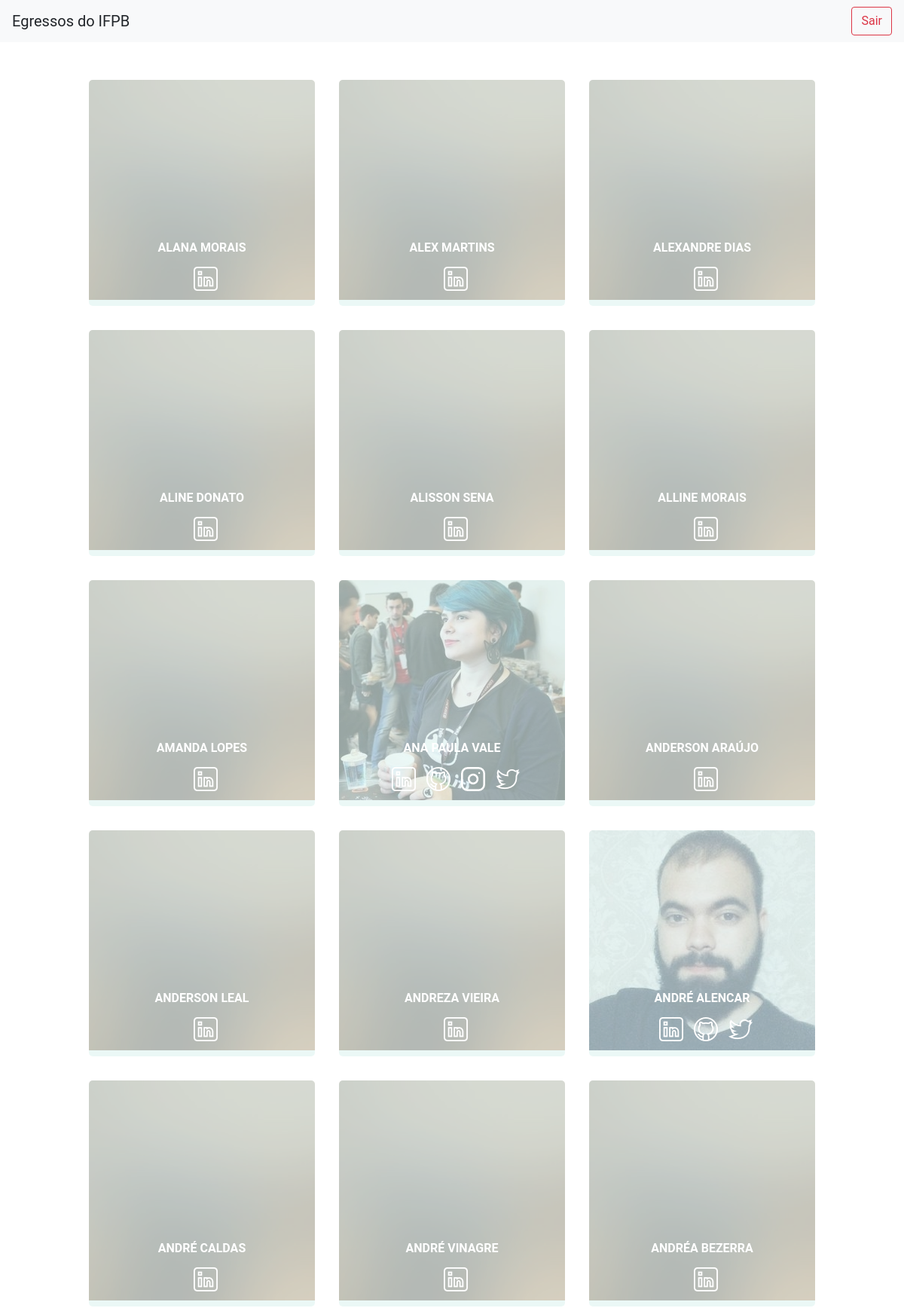
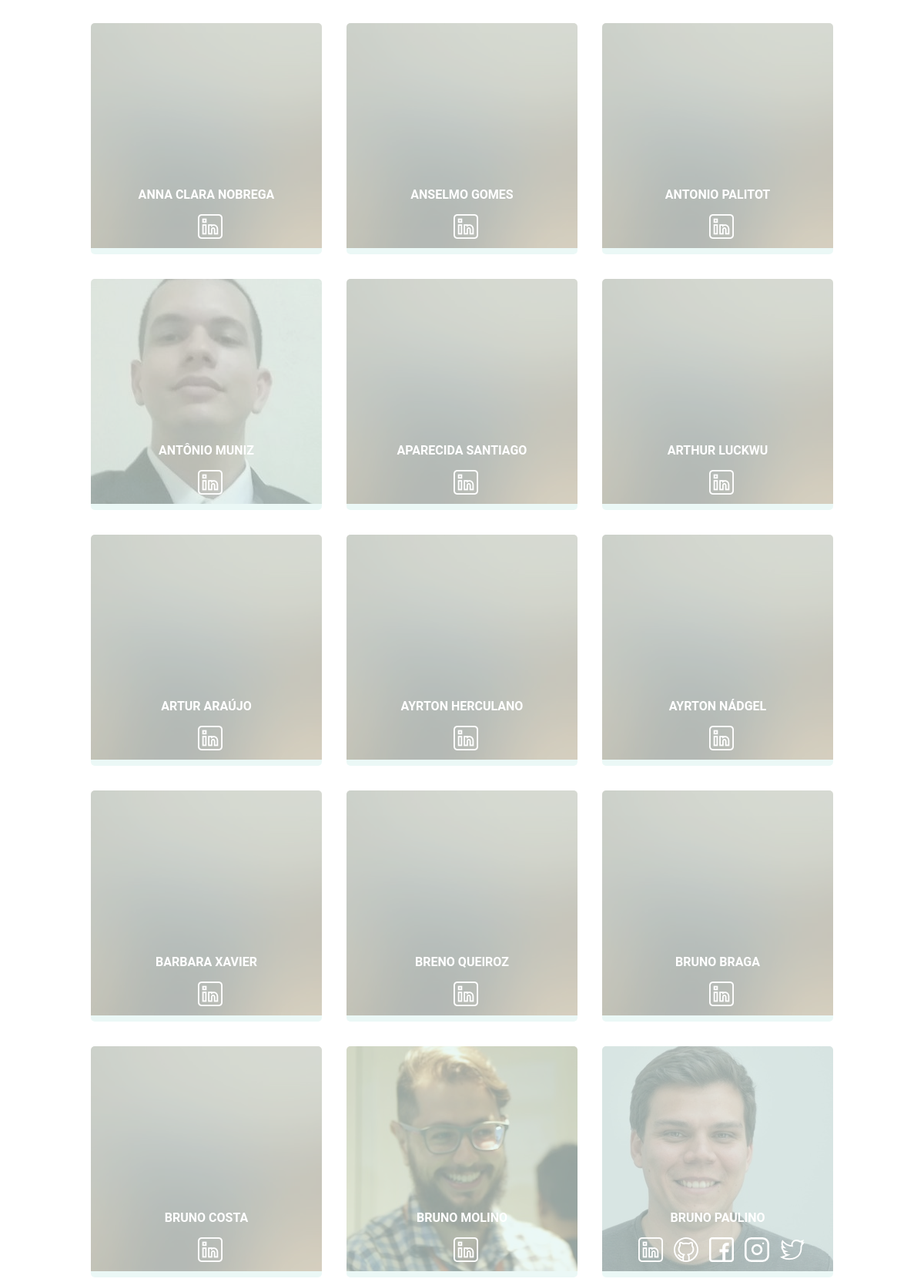
Screenshot of /app/egressos.php (signed in, upper part) with the database file from the repository (2 pictures, top to bottom).
### tables this page shows
CREATE TABLE `egressos` (
  `id` varchar(12) NOT NULL,
  `nomeCompactado` varchar(48) DEFAULT NULL,
  `nome` varchar(60) NOT NULL,
  `email` varchar(60) DEFAULT NULL,
  `avatar` varchar(18) DEFAULT NULL,
  `curso` varchar(48) DEFAULT NULL,
  `campus` varchar(32) DEFAULT NULL,
  `egresso` tinyint(1) NOT NULL,
  `linkedin` varchar(256) DEFAULT NULL,
  `github` varchar(256) DEFAULT NULL,
  `facebook` varchar(256) DEFAULT NULL,
  `lattes` varchar(256) DEFAULT NULL,
  `researchgate` varchar(256) DEFAULT NULL,
  `twitter` varchar(256) DEFAULT NULL,
  `instagram` varchar(256) DEFAULT NULL,
  PRIMARY KEY (`id`),
  UNIQUE KEY `email` (`email`),
  UNIQUE KEY `avatar` (`avatar`),
  UNIQUE KEY `linkedin` (`linkedin`),
  UNIQUE KEY `github` (`github`),
  UNIQUE KEY `facebook` (`facebook`),
  UNIQUE KEY `lattes` (`lattes`),
  UNIQUE KEY `researchgate` (`researchgate`),
  UNIQUE KEY `twitter` (`twitter`),
  UNIQUE KEY `instagram` (`instagram`)
);

### app/model/Egresso.php (called while the page is built, shortened)
<?php
class Egresso {
    public function listaEgressos() {
        global $pdo;
        $sql = $pdo->prepare("SELECT * FROM egressos;");
        $sql->execute();
        if($sql->rowCount() > 0) {
            $egressos = $sql->fetchAll();
            return $egressos;
        }
    }
}

### app/egressos.php (the view, shortened to what this page needs)
<?php
require_once 'model/Egresso.php';
$eg = new Egresso;
$eg->connect();
if($eg->err == "") {
    $egressos = $eg->listaEgressos();
} else {
    ?>
      <div class="alert alert-danger" role="alert">
        <?php echo "Erro: " . $u->err; ?>
      </div>
    <?php
}
?>
<!DOCTYPE html>
<html lang="pt-br">
<head>
  <link rel="stylesheet" href="https://stackpath.bootstrapcdn.com/bootstrap/4.3.1/css/bootstrap.min.css">
  <link rel="stylesheet" href="public/css/style.css">
</head>
<body>
  <nav class="navbar navbar-light bg-light">
    <a class="navbar-brand">Egressos do IFPB</a>
    <form class="form-inline">
      <a href="logout.php" class="btn btn-outline-danger my-2 my-sm-0" type="submit">Sair</a>
    </form>
  </nav>
  <section id="lista-egressos" class="egressos">
      <?php
          array_multisort(array_column($egressos, 'nomeCompactado'), SORT_ASC, $egressos);
          foreach($egressos as $egresso) {
              if(!is_null($egresso['linkedin'])) {
                  $avatar = "placeholder.jpg";
                  $linkedin = "";
                  $github = "";
                  $facebook = "";
                  $instagram = "";
                  $twitter = "";
                  if (!is_null($egresso['avatar']))
                      $avatar = $egresso['avatar'];
                  if (!is_null($egresso['linkedin']))
                      $linkedin = "<a target='_blank' href='{$egresso['linkedin']}'><img src='public/img/icons/linkedin.png' alt='linkedin'/></a>";
                  if (!is_null($egresso['github']))
                      $github = "<a target='_blank' href= {$egresso['github']}'><img src='public/img/icons/github.png' alt='github'/></a>";
                  if (!is_null($egresso['facebook']))
                      $facebook = "<a target='_blank' href='{$egresso['facebook']}'><img src='public/img/icons/facebook.png' alt='facebook'/></a>";
                  if (!is_null($egresso['instagram']))
                      $instagram = "<a target='_blank' href='{$egresso['instagram']}'><img src='public/img/icons/instagram.png' alt='instagram'/></a>";
                  if (!is_null($egresso['twitter']))
                      $twitter = "<a target='_blank' href='{$egresso['twitter']}'><img src='public/img/icons/twitter.png' alt='twitter'/></a>";
                  echo
                  "<div class='egresso'>
                    <figure>
                      <img src='public/img/egressos/{$avatar}'>
                    </figure>
                    <div class='icons'>
                      $linkedin
                      $github
                      $facebook
                      $instagram
                      $twitter
                    </div>
                    <div class='info'>
                    </div>
                    <div class='name'>
                      <h2>{$egresso['nomeCompactado']}</h2>
                    </div>
                  </div>";
              }
          }
      ?>
  </section>
</body>
</html>

### app/public/css/style.css (style rules this page uses)
* { margin: 0; box-sizing: border-box; }
body { font-family: 'Roboto', sans-serif; padding-bottom: 5rem; }
.egressos { display: grid; grid-template-columns: 300px; grid-gap: 2rem; justify-content: center; margin-top: 50px; }
@media (min-width: 610px) { .egressos { grid-template-columns: repeat(2, 300px); } }
@media (min-width: 910px) { .egressos { grid-template-columns: repeat(3, 300px); } }
.egresso { position: relative; display: flex; justify-content: center; align-items: center; height: 300px; transition: all .4s; border-radius: 5px; overflow: hidden; }
.egresso figure { position: absolute; width: 100%; height: 100%; opacity: .4; transition: all .4s; }
.egresso figure img { height: 100%; }
.egresso .info { position: absolute; width: 100%; height: 100%; display: flex; justify-content: center; background-color: rgba(123, 208, 193, .15); transition: all .4s; }
.egresso .icons { position: absolute; bottom: 20px; text-align: center; width: 98%; margin: 0 auto; z-index: 2; }
.egresso .name { position: absolute; bottom: 60px; text-align: center; width: 98%; margin: 0 auto; color: #fff; }
.egresso .icons a { margin-left: 10px; }
.egresso .name h2 { font-size: 1rem; text-transform: uppercase; font-weight: bold; text-decoration: none; }

### rows the page displays
egressos: linkedin (placeholder picture), nomeCompactado "ALANA MORAIS"
egressos: linkedin (placeholder picture), nomeCompactado "ALEX MARTINS"
egressos: linkedin (placeholder picture), nomeCompactado "ALEXANDRE DIAS"
egressos: linkedin (placeholder picture), nomeCompactado "ALINE DONATO"
egressos: linkedin (placeholder picture), nomeCompactado "ALISSON SENA"
egressos: linkedin (placeholder picture), nomeCompactado "ALLINE MORAIS"
egressos: linkedin (placeholder picture), nomeCompactado "AMANDA LOPES"
egressos: avatar (picture), nomeCompactado "ANA PAULA VALE"
egressos: linkedin (placeholder picture), nomeCompactado "ANDERSON ARAÚJO"
egressos: linkedin (placeholder picture), nomeCompactado "ANDERSON LEAL"
egressos: linkedin (placeholder picture), nomeCompactado "ANDREZA VIEIRA"
egressos: avatar (picture), nomeCompactado "ANDRÉ ALENCAR"
egressos: linkedin (placeholder picture), nomeCompactado "ANDRÉ CALDAS"
egressos: linkedin (placeholder picture), nomeCompactado "ANDRÉ VINAGRE"
egressos: linkedin (placeholder picture), nomeCompactado "ANDRÉA BEZERRA"
egressos: linkedin (placeholder picture), nomeCompactado "ANNA CLARA NOBREGA"
egressos: linkedin (placeholder picture), nomeCompactado "ANSELMO GOMES"
egressos: linkedin (placeholder picture), nomeCompactado "ANTONIO PALITOT"
egressos: avatar (picture), nomeCompactado "ANTÔNIO MUNIZ"
egressos: linkedin (placeholder picture), nomeCompactado "APARECIDA SANTIAGO"
egressos: linkedin (placeholder picture), nomeCompactado "ARTHUR LUCKWU"
egressos: linkedin (placeholder picture), nomeCompactado "ARTUR ARAÚJO"
egressos: linkedin (placeholder picture), nomeCompactado "AYRTON HERCULANO"
egressos: linkedin (placeholder picture), nomeCompactado "AYRTON NÁDGEL"
egressos: linkedin (placeholder picture), nomeCompactado "BARBARA XAVIER"
egressos: linkedin (placeholder picture), nomeCompactado "BRENO QUEIROZ"
egressos: linkedin (placeholder picture), nomeCompactado "BRUNO BRAGA"
egressos: linkedin (placeholder picture), nomeCompactado "BRUNO COSTA"
egressos: avatar (picture), nomeCompactado "BRUNO MOLINO"
egressos: avatar (picture), nomeCompactado "BRUNO PAULINO"
